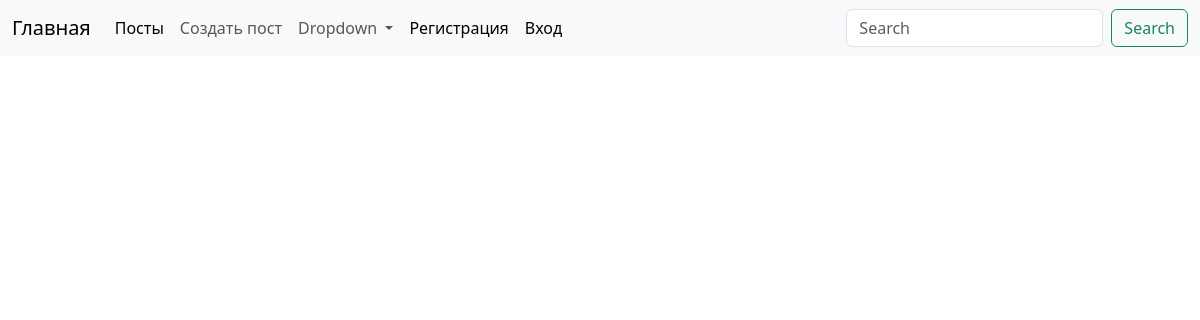
The page /posts/ on the database as committed earlier.
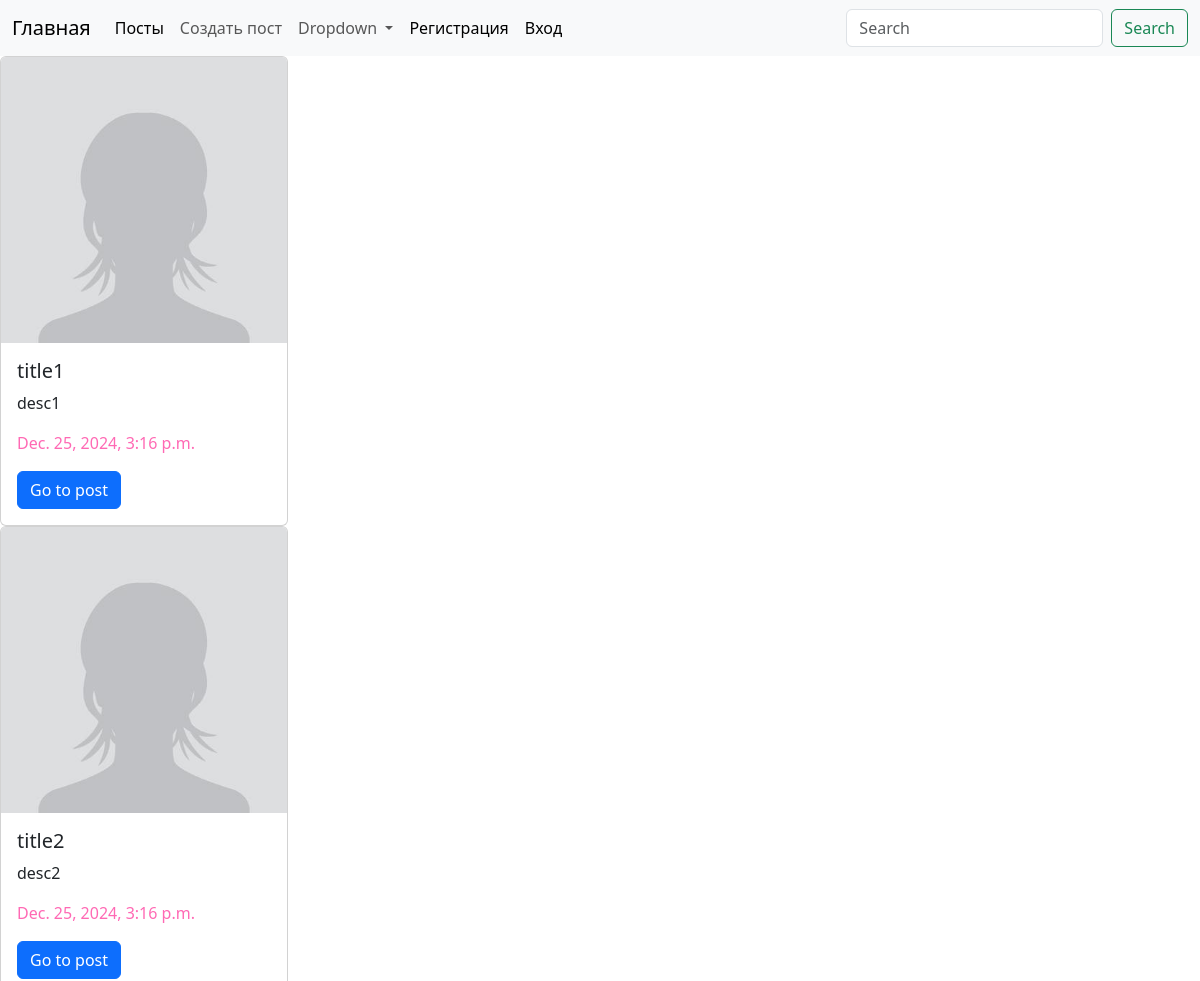
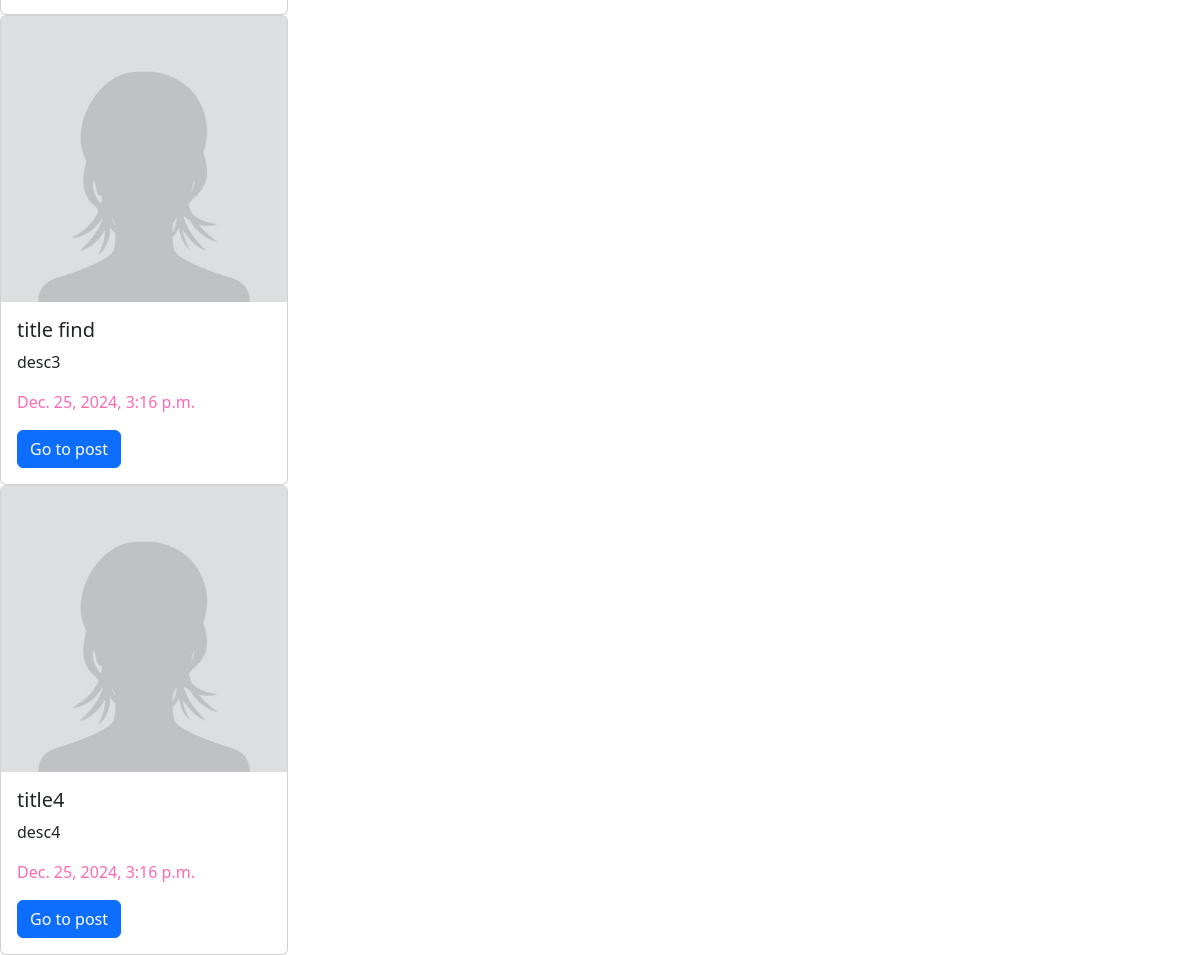
The same page on the database as committed later (2 pictures, top to bottom).
### posts/models.py (models this page shows, shortened)
class Post(models.Model):
    Catigory=models.ForeignKey(Catigory,on_delete=models.CASCADE,null=True,blank=True)
    tags=models.ManyToManyField(Tag,null=True,blank=True)
    title=models.CharField(max_length=56)
    discription=models.CharField(max_length=256)
    rate=models.IntegerField(null=True, blank=True)
    created_at = models.DateTimeField(auto_now_add=True, null=True)
    updated_at =models.DateTimeField(auto_now=True, null=True)
    image=models.ImageField(null=True, blank=True)

### posts/views.py (the view)
# urls.py: path("posts/", posts_list_view),
def posts_list_view(reqesty):
    if reqesty.method == "GET":
        posts = Post.objects.all()
        return render(reqesty, "posts/posts_list.html", context={"posts":posts})

### templates/posts/posts_list.html
{%extends "base.html"%}
{%block content%}
{%for post in posts%}
<div class="card" style="width: 18rem;">
  {%if post.image%}
  <img src="{{post.image.url}}" class="card-img-top" alt="...">
  {%else%}
  <img src="/static/default-avatar-photo-placeholder-profile-icon-female-vector.jpg" class="card-img-top" alt="...">
  {%endif%}
  <div class="card-body">
    <h5 class="card-title">{{post.title}}</h5>
    <p class="card-text">{{post.discription}}</p>
    <p class="card-text" style="color: hotpink">{{post.created_at}}</p>
    <a href="/posts/{{post.id}}/" class="btn btn-primary">Go to post</a>
  </div>
</div>
{%endfor%}
{%endblock%}

### templates/base.html (shortened to what this page needs)
<!DOCTYPE html>
<html lang="en">
<head>
    <link rel="stylesheet" href="https://cdn.jsdelivr.net/npm/bootstrap@5.3.3/dist/css/bootstrap.min.css">
<nav class="navbar navbar-expand-lg bg-body-tertiary">
  <div class="container-fluid">
    <a class="navbar-brand" href="/">Главная</a>
    <div class="collapse navbar-collapse" id="navbarSupportedContent">
      <ul class="navbar-nav me-auto mb-2 mb-lg-0">
        <li class="nav-item">
          <a class="nav-link active" aria-current="page" href="/posts/">Посты</a>
        </li>
        <li class="nav-item">
          <a class="nav-link" href="/posts/create/">Создать пост</a>
        </li>
        <li class="nav-item dropdown">
          <a class="nav-link dropdown-toggle" href="#" role="button" data-bs-toggle="dropdown" aria-expanded="false">
            Dropdown
          </a>
        </li>
          <a class="nav-link active" aria-current="page" href="/register/" role="button">Регистрация</a>
          <a class="nav-link active" aria-current="page" href="/login/" role="button">Вход</a>
      </ul>
      <form class="d-flex" role="search">
        <input class="form-control me-2" type="search" placeholder="Search" aria-label="Search">
        <button class="btn btn-outline-success" type="submit">Search</button>
      </form>
    </div>
  </div>
</nav>
</head>
<body>
{%block content%}
{%endblock%}
</body>
</html>

Rows that differ between the two databases and show on the page:
added Post: title "title1", discription "desc1", created_at "Dec. 25, 2024, 3:16 p.m."
added Post: title "title2", discription "desc2", created_at "Dec. 25, 2024, 3:16 p.m."
added Post: title "title find", discription "desc3", created_at "Dec. 25, 2024, 3:16 p.m."
added Post: title "title4", discription "desc4", created_at "Dec. 25, 2024, 3:16 p.m."
